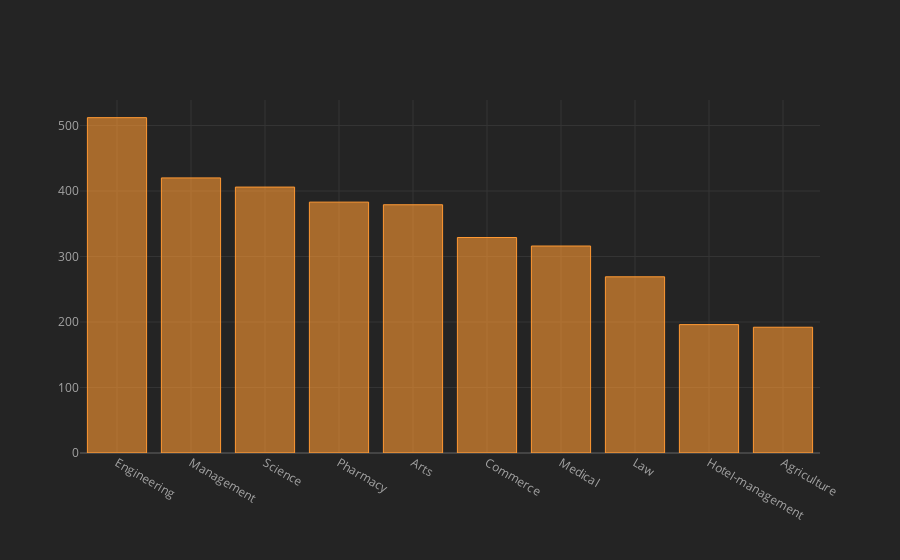

Source (notebook cell):
### Markdown cell above
# Most Popular Stream of All

### Code cell
df.Stream.value_counts().iplot(kind="bar")

### Figure 1 — Plotly figure (JSON) as saved in the notebook; plotly's stock layout.template omitted (floating-point values rounded to 4 significant figures)
{"data": [{"marker": {"color": "rgba(255, 153, 51, 0.6)", "line": {"color": "rgba(255, 153, 51, 1.0)", "width": 1}}, "name": "Stream", "orientation": "v", "text": "", "type": "bar", "x": ["Engineering", "Management", "Science", "Pharmacy", "Arts", "Commerce", "Medical", "Law", "Hotel-management", "Agriculture"], "y": [512, 420, 406, 383, 379, 329, 316, 269, 196, 192]}], "layout": {"legend": {"bgcolor": "#242424", "font": {"color": "#F4F4F4"}}, "paper_bgcolor": "#242424", "plot_bgcolor": "#242424", "title": {"font": {"color": "#F4F4F4"}}, "xaxis": {"gridcolor": "#343434", "showgrid": true, "tickfont": {"color": "#A4A4A4"}, "title": {"font": {"color": "#A4A4A4"}, "text": ""}, "zerolinecolor": "#444444"}, "yaxis": {"gridcolor": "#343434", "showgrid": true, "tickfont": {"color": "#A4A4A4"}, "title": {"font": {"color": "#A4A4A4"}, "text": ""}, "zerolinecolor": "#444444"}}}
